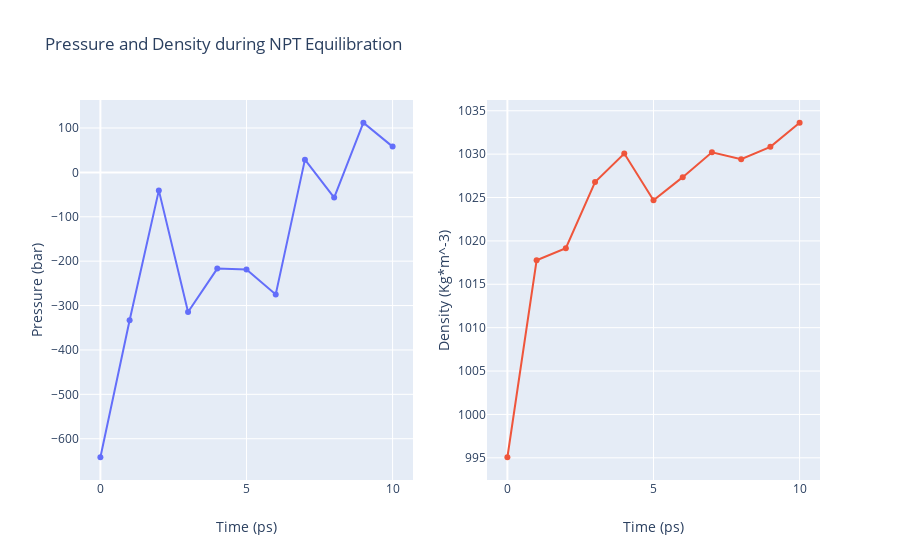

Here is the notebook cell this chart was saved with:
### Code cell
import plotly
from plotly import tools
import plotly.graph_objs as go

# Read pressure and density data from file 
with open(output_npt_pd_xvg,'r') as pd_file:
    x,y,z = map(
        list,
        zip(*[
            (float(line.split()[0]),float(line.split()[1]),float(line.split()[2]))
            for line in pd_file 
            if not line.startswith(("#","@")) 
        ])
    )

plotly.offline.init_notebook_mode(connected=True)

trace1 = go.Scatter(
    x=x,y=y
)
trace2 = go.Scatter(
    x=x,y=z
)

fig = tools.make_subplots(rows=1, cols=2, print_grid=False)

fig.append_trace(trace1, 1, 1)
fig.append_trace(trace2, 1, 2)

fig['layout']['xaxis1'].update(title='Time (ps)')
fig['layout']['xaxis2'].update(title='Time (ps)')
fig['layout']['yaxis1'].update(title='Pressure (bar)')
fig['layout']['yaxis2'].update(title='Density (Kg*m^-3)')

fig['layout'].update(title='Pressure and Density during NPT Equilibration')
fig['layout'].update(showlegend=False)

plotly.offline.iplot(fig)

### Figure 1 — Plotly figure (JSON) as saved in the notebook; plotly's stock layout.template omitted (floating-point values rounded to 4 significant figures)
{"data": [{"type": "scatter", "x": [0, 1, 2, 3, 4, 5, 6, 7, 8, 9, 10], "xaxis": "x", "y": [-641.7, -333.1, -40.55, -314.4, -216.7, -218.5, -275.1, 28.69, -56.69, 111.8, 58.05], "yaxis": "y"}, {"type": "scatter", "x": [0, 1, 2, 3, 4, 5, 6, 7, 8, 9, 10], "xaxis": "x2", "y": [995.1, 1018.0, 1019.0, 1027.0, 1030.0, 1025.0, 1027.0, 1030.0, 1029.0, 1031.0, 1034.0], "yaxis": "y2"}], "layout": {"showlegend": false, "title": {"text": "Pressure and Density during NPT Equilibration"}, "xaxis": {"anchor": "y", "domain": [0, 0.45], "title": {"text": "Time (ps)"}}, "xaxis2": {"anchor": "y2", "domain": [0.55, 1], "title": {"text": "Time (ps)"}}, "yaxis": {"anchor": "x", "domain": [0, 1], "title": {"text": "Pressure (bar)"}}, "yaxis2": {"anchor": "x2", "domain": [0, 1], "title": {"text": "Density (Kg*m^-3)"}}}}
